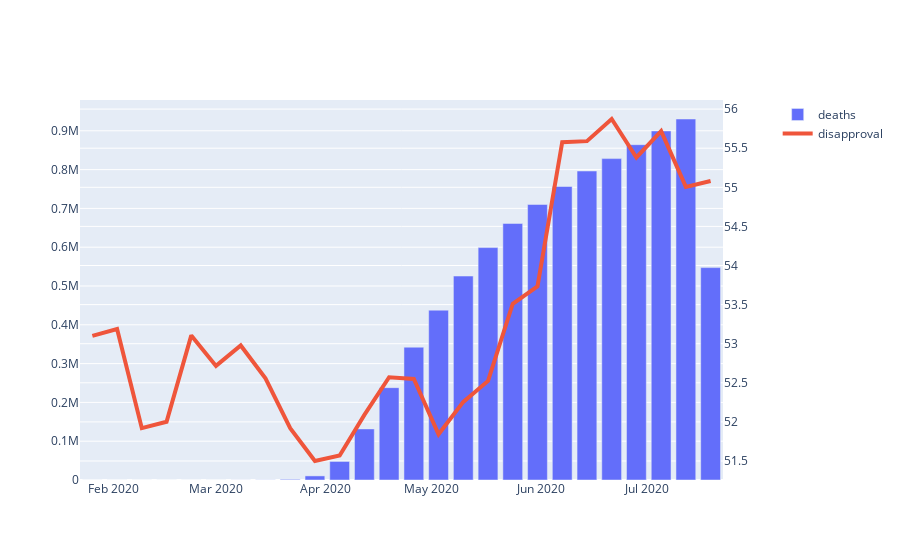

Notebook cell for this chart:
### Code cell
# Make figure overlaying COVID Deaths and Disapproval Ratings
fig = make_subplots(specs=[[{"secondary_y": True}]])

# Add traces
fig.add_trace(go.Bar(x=bin['week'], y=bin['deaths'], name="deaths"), secondary_y=False)

fig.add_trace(go.Scatter(x=bin['week'], y=bin['disapproval'], name="disapproval", ), secondary_y=True)

### Figure 1 — Plotly figure (JSON) as saved in the notebook; plotly's stock layout.template omitted (floating-point values rounded to 4 significant figures)
{"data": [{"name": "deaths", "type": "bar", "x": ["2020-01-26T00:00:00", "2020-02-02T00:00:00", "2020-02-09T00:00:00", "2020-02-16T00:00:00", "2020-02-23T00:00:00", "2020-03-01T00:00:00", "2020-03-08T00:00:00", "2020-03-15T00:00:00", "2020-03-22T00:00:00", "2020-03-29T00:00:00", "2020-04-05T00:00:00", "2020-04-12T00:00:00", "2020-04-19T00:00:00", "2020-04-26T00:00:00", "2020-05-03T00:00:00", "2020-05-10T00:00:00", "2020-05-17T00:00:00", "2020-05-24T00:00:00", "2020-05-31T00:00:00", "2020-06-07T00:00:00", "2020-06-14T00:00:00", "2020-06-21T00:00:00", "2020-06-28T00:00:00", "2020-07-05T00:00:00", "2020-07-12T00:00:00", "2020-07-19T00:00:00"], "xaxis": "x", "y": [0, 0, 0, 0, 0, 4, 96, 315, 1677, 10559, 47814, 131621, 237964, 342257, 437711, 525675, 599012, 661231, 710137, 756442, 796378, 828282, 864226, 899586, 930403, 547369], "yaxis": "y"}, {"line": {"width": 4}, "name": "disapproval", "type": "scatter", "x": ["2020-01-26T00:00:00", "2020-02-02T00:00:00", "2020-02-09T00:00:00", "2020-02-16T00:00:00", "2020-02-23T00:00:00", "2020-03-01T00:00:00", "2020-03-08T00:00:00", "2020-03-15T00:00:00", "2020-03-22T00:00:00", "2020-03-29T00:00:00", "2020-04-05T00:00:00", "2020-04-12T00:00:00", "2020-04-19T00:00:00", "2020-04-26T00:00:00", "2020-05-03T00:00:00", "2020-05-10T00:00:00", "2020-05-17T00:00:00", "2020-05-24T00:00:00", "2020-05-31T00:00:00", "2020-06-07T00:00:00", "2020-06-14T00:00:00", "2020-06-21T00:00:00", "2020-06-28T00:00:00", "2020-07-05T00:00:00", "2020-07-12T00:00:00", "2020-07-19T00:00:00"], "xaxis": "x", "y": [53.1, 53.19, 51.92, 52.0, 53.11, 52.72, 52.98, 52.56, 51.92, 51.5, 51.57, 52.09, 52.57, 52.55, 51.84, 52.26, 52.52, 53.51, 53.73, 55.58, 55.59, 55.87, 55.38, 55.72, 55.01, 55.08], "yaxis": "y2"}], "layout": {"autosize": true, "xaxis": {"anchor": "y", "autorange": true, "domain": [0, 0.94], "range": ["2020-01-22 12:00", "2020-07-22 12:00"], "type": "date"}, "yaxis": {"anchor": "x", "autorange": true, "domain": [0, 1], "range": [0, 979400.0], "type": "linear"}, "yaxis2": {"anchor": "x", "autorange": true, "overlaying": "y", "range": [51.26, 56.12], "side": "right", "type": "linear"}}}
